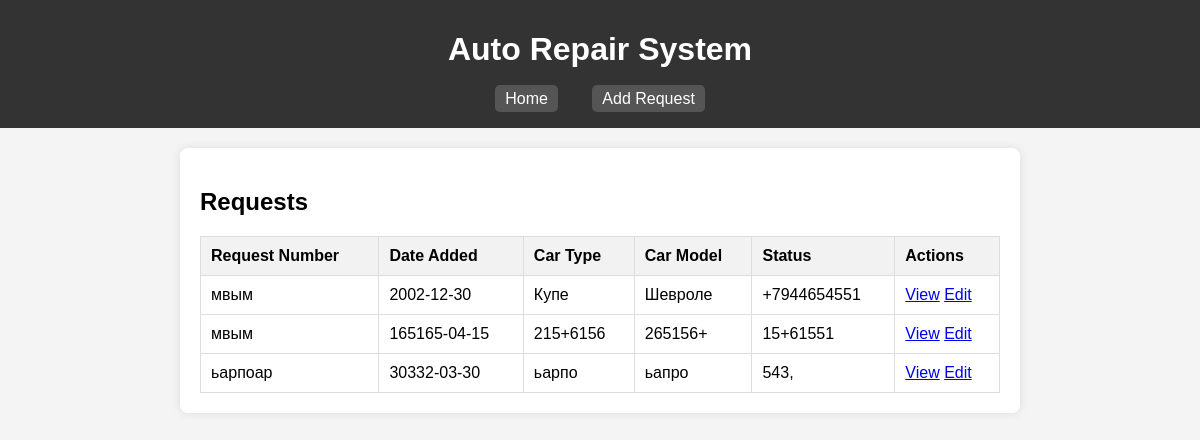
The page / on the database its author committed.
### tables this page shows
CREATE TABLE requests (
    id INTEGER PRIMARY KEY AUTOINCREMENT,
    request_number TEXT NOT NULL,
    date_added TEXT NOT NULL,
    car_type TEXT NOT NULL,
    car_model TEXT NOT NULL,
    problem_description TEXT,
    client_name TEXT NOT NULL,
    phone_number TEXT NOT NULL,
    status TEXT NOT NULL,
    assigned_mechanic TEXT
);

### app.py (the view)
@app.route('/')
def index():
    conn = get_db_connection()
    requests = conn.execute('SELECT * FROM requests').fetchall()
    conn.close()
    return render_template('index.html', requests=requests)

### app.py (called while the page is built)
def get_db_connection():
    conn = sqlite3.connect('auto_repair.db')
    conn.row_factory = sqlite3.Row
    return conn

### templates/index.html
{% extends "base.html" %}
{% block content %}
<h2>Requests</h2>
<table>
    <tr>
        <th>Request Number</th>
        <th>Date Added</th>
        <th>Car Type</th>
        <th>Car Model</th>
        <th>Status</th>
        <th>Actions</th>
    </tr>
    {% for request in requests %}
    <tr>
        <td>{{ request[1] }}</td>
        <td>{{ request[2] }}</td>
        <td>{{ request[3] }}</td>
        <td>{{ request[4] }}</td>
        <td>{{ request[7] }}</td>
        <td>
            <a href="{{ url_for('view_request', request_id=request[0]) }}">View</a>
            <a href="{{ url_for('edit_request', request_id=request[0]) }}">Edit</a>
        </td>
    </tr>
    {% endfor %}
</table>
{% endblock %}

### templates/base.html (shortened to what this page needs)
<!DOCTYPE html>
<html lang="en">
<head>
    <link rel="stylesheet" href="{{ url_for('static', filename='styles.css') }}">
</head>
<body>
    <header>
        <h1>Auto Repair System</h1>
        <nav>
            <a href="{{ url_for('index') }}">Home</a>
            <a href="{{ url_for('add_request') }}">Add Request</a>
        </nav>
    </header>
    <main>
        {% block content %}{% endblock %}
    </main>
</body>
</html>

### static/styles.css (style rules this page uses)
body { font-family: Arial, sans-serif; background-color: #f4f4f4; margin: 0; padding: 0; }
header { background-color: #333; color: #fff; padding: 10px 0; text-align: center; }
nav { margin: 10px 0; }
nav a { color: #fff; text-decoration: none; margin: 0 15px; padding: 5px 10px; background-color: #555; border-radius: 5px; }
main { padding: 20px; max-width: 800px; margin: 20px auto; background-color: #fff; box-shadow: 0 0 10px rgba(0, 0, 0, 0.1); border-radius: 8px; }
table { width: 100%; border-collapse: collapse; }
table, th, td { border: 1px solid #ddd; }
th, td { padding: 10px; text-align: left; }
th { background-color: #f2f2f2; }

### rows shown on the page
requests: request_number "мвым", date_added "2002-12-30", car_type "Купе", car_model "Шевроле", phone_number "+7944654551"
requests: request_number "мвым", date_added "165165-04-15", car_type "215+6156", car_model "265156+", phone_number "15+61551"
requests: request_number "ьарпоар", date_added "30332-03-30", car_type "ьарпо", car_model "ьапро", phone_number "543,"
